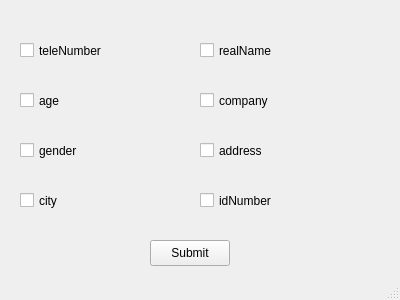
<?xml version="1.0" encoding="UTF-8"?>
<ui version="4.0">
 <class>MainWindow</class>
 <widget class="QMainWindow" name="MainWindow">
  <property name="geometry">
   <rect>
    <x>0</x>
    <y>0</y>
    <width>400</width>
    <height>300</height>
   </rect>
  </property>
  <property name="windowTitle">
   <string>MainWindow</string>
  </property>
  <widget class="QWidget" name="centralWidget">
   <widget class="QCheckBox" name="checkBox">
    <property name="geometry">
     <rect>
      <x>20</x>
      <y>40</y>
      <width>111</width>
      <height>21</height>
     </rect>
    </property>
    <property name="text">
     <string>teleNumber</string>
    </property>
   </widget>
   <widget class="QCheckBox" name="checkBox_2">
    <property name="geometry">
     <rect>
      <x>200</x>
      <y>40</y>
      <width>131</width>
      <height>21</height>
     </rect>
    </property>
    <property name="text">
     <string>realName</string>
    </property>
   </widget>
   <widget class="QCheckBox" name="checkBox_3">
    <property name="geometry">
     <rect>
      <x>20</x>
      <y>90</y>
      <width>85</width>
      <height>21</height>
     </rect>
    </property>
    <property name="text">
     <string>age</string>
    </property>
   </widget>
   <widget class="QCheckBox" name="checkBox_4">
    <property name="geometry">
     <rect>
      <x>200</x>
      <y>90</y>
      <width>111</width>
      <height>21</height>
     </rect>
    </property>
    <property name="text">
     <string>company</string>
    </property>
   </widget>
   <widget class="QCheckBox" name="checkBox_5">
    <property name="geometry">
     <rect>
      <x>20</x>
      <y>140</y>
      <width>85</width>
      <height>21</height>
     </rect>
    </property>
    <property name="text">
     <string>gender</string>
    </property>
   </widget>
   <widget class="QCheckBox" name="checkBox_6">
    <property name="geometry">
     <rect>
      <x>200</x>
      <y>140</y>
      <width>131</width>
      <height>21</height>
     </rect>
    </property>
    <property name="text">
     <string>address</string>
    </property>
   </widget>
   <widget class="QCheckBox" name="checkBox_7">
    <property name="geometry">
     <rect>
      <x>20</x>
      <y>190</y>
      <width>91</width>
      <height>21</height>
     </rect>
    </property>
    <property name="text">
     <string>city</string>
    </property>
   </widget>
   <widget class="QCheckBox" name="checkBox_8">
    <property name="geometry">
     <rect>
      <x>200</x>
      <y>190</y>
      <width>85</width>
      <height>21</height>
     </rect>
    </property>
    <property name="text">
     <string>idNumber</string>
    </property>
   </widget>
   <widget class="QPushButton" name="pushButton">
    <property name="geometry">
     <rect>
      <x>150</x>
      <y>240</y>
      <width>80</width>
      <height>26</height>
     </rect>
    </property>
    <property name="text">
     <string>Submit</string>
    </property>
   </widget>
  </widget>
  <widget class="QStatusBar" name="statusBar"/>
 </widget>
 <layoutdefault spacing="6" margin="11"/>
 <resources/>
 <connections/>
</ui>
